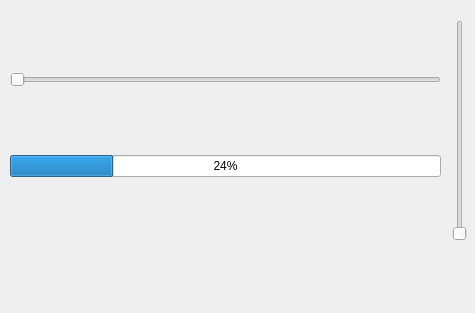
<?xml version="1.0" encoding="UTF-8"?>
<ui version="4.0">
 <class>MainWindow</class>
 <widget class="QMainWindow" name="MainWindow">
  <property name="geometry">
   <rect>
    <x>0</x>
    <y>0</y>
    <width>475</width>
    <height>313</height>
   </rect>
  </property>
  <property name="windowTitle">
   <string>MainWindow</string>
  </property>
  <widget class="QWidget" name="centralwidget">
   <widget class="QWidget" name="layoutWidget">
    <property name="geometry">
     <rect>
      <x>10</x>
      <y>10</y>
      <width>431</width>
      <height>231</height>
     </rect>
    </property>
    <layout class="QVBoxLayout" name="verticalLayout">
     <item>
      <widget class="QSlider" name="horizontalSlider">
       <property name="orientation">
        <enum>Qt::Horizontal</enum>
       </property>
      </widget>
     </item>
     <item>
      <widget class="QProgressBar" name="progressBar">
       <property name="value">
        <number>24</number>
       </property>
      </widget>
     </item>
    </layout>
   </widget>
   <widget class="QSlider" name="verticalSlider">
    <property name="geometry">
     <rect>
      <x>450</x>
      <y>20</y>
      <width>20</width>
      <height>221</height>
     </rect>
    </property>
    <property name="orientation">
     <enum>Qt::Vertical</enum>
    </property>
   </widget>
  </widget>
  <widget class="QMenuBar" name="menubar">
   <property name="geometry">
    <rect>
     <x>0</x>
     <y>0</y>
     <width>475</width>
     <height>22</height>
    </rect>
   </property>
  </widget>
 </widget>
 <resources/>
 <connections/>
</ui>
